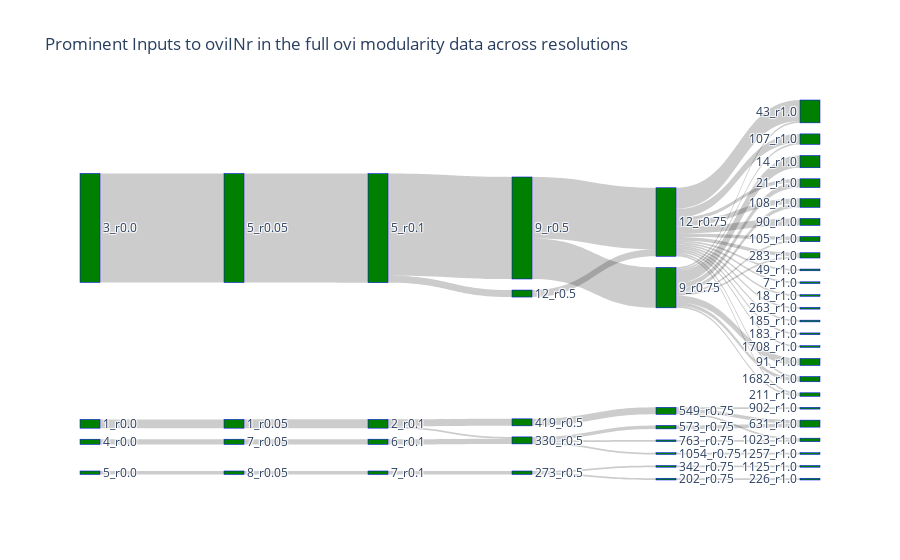

Notebook source saved alongside this figure:
### Code cell
import plotly.graph_objects as go

fig = go.Figure(data=[go.Sankey(
    node = dict(
        pad = 15,
        thickness=20,
        line=dict(color='blue', width=0.5),
        label = nodes,
        color='green'
    ),
    link = dict(
        source= links_dict['source'],
        target = links_dict['target'],
        value = links_dict['value']
    )
    
)
])
fig.update_layout(title='Prominent Inputs to oviINr in the full ovi modularity data across resolutions')
fig.show()

### Figure 1 — Plotly figure (JSON) as saved in the notebook; plotly's stock layout.template omitted (floating-point values rounded to 4 significant figures)
{"data": [{"link": {"source": [2, 0, 1, 3, 6, 4, 5, 7, 10, 10, 8, 8, 9, 11, 13, 16, 16, 14, 14, 14, 15, 12, 12, 24, 18, 18, 18, 18, 18, 18, 18, 18, 18, 18, 18, 18, 18, 18, 18, 18, 23, 22, 20, 20, 20, 19, 21, 17, 17, 17, 17, 17, 17, 17, 17, 17, 17], "target": [6, 4, 5, 7, 10, 8, 9, 11, 14, 15, 13, 12, 14, 16, 18, 23, 22, 24, 19, 21, 20, 18, 17, 46, 30, 31, 32, 47, 48, 44, 39, 35, 38, 26, 36, 37, 27, 28, 34, 29, 43, 42, 41, 40, 45, 40, 41, 30, 31, 32, 25, 47, 38, 26, 37, 27, 33], "value": [5, 62, 3, 2, 5, 62, 3, 2, 1, 4, 4, 58, 3, 2, 4, 1, 1, 1, 2, 1, 4, 35, 23, 1, 2, 5, 3, 1, 1, 1, 1, 1, 1, 2, 1, 2, 12, 1, 1, 4, 1, 1, 1, 2, 1, 2, 1, 1, 1, 2, 7, 2, 1, 3, 1, 1, 4]}, "node": {"color": "green", "label": ["3_r0.0", "4_r0.0", "1_r0.0", "5_r0.0", "5_r0.05", "7_r0.05", "1_r0.05", "8_r0.05", "5_r0.1", "6_r0.1", "2_r0.1", "7_r0.1", "9_r0.5", "12_r0.5", "330_r0.5", "419_r0.5", "273_r0.5", "9_r0.75", "12_r0.75", "573_r0.75", "549_r0.75", "763_r0.75", "342_r0.75", "202_r0.75", "1054_r0.75", "14_r1.0", "21_r1.0", "43_r1.0", "49_r1.0", "90_r1.0", "105_r1.0", "107_r1.0", "108_r1.0", "91_r1.0", "7_r1.0", "18_r1.0", "263_r1.0", "283_r1.0", "211_r1.0", "185_r1.0", "631_r1.0", "1023_r1.0", "1125_r1.0", "226_r1.0", "183_r1.0", "902_r1.0", "1257_r1.0", "1682_r1.0", "1708_r1.0"], "line": {"color": "blue", "width": 0.5}, "pad": 15, "thickness": 20}, "type": "sankey"}], "layout": {"title": {"text": "Prominent Inputs to oviINr in the full ovi modularity data across resolutions"}}}
